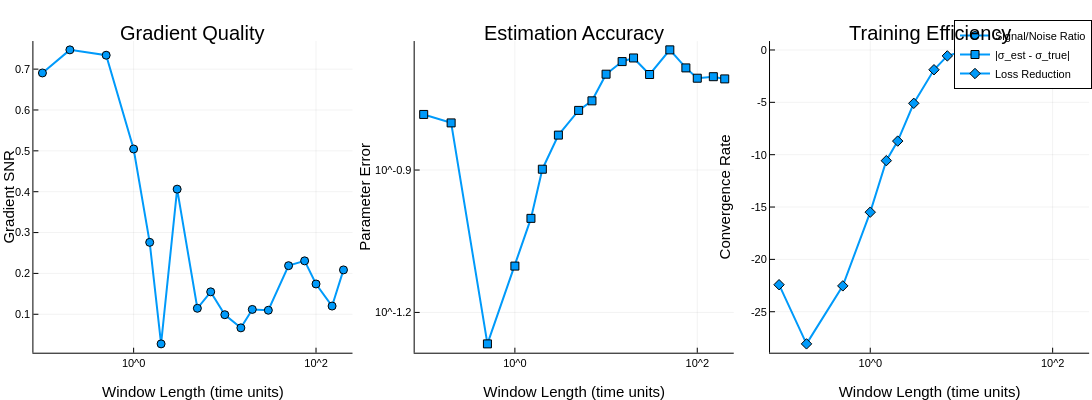

Source (notebook cell):
### Markdown cell above
## Results Analysis

### Code cell
# Plot results with interactive hover information
plotlyjs()

function plot_sweet_spot_analysis(results)
    window_times = [r.window_time for r in results]
    window_sizes = [r.window_size for r in results]
    grad_snrs = [r.grad_snr for r in results]
    final_errors = [r.final_error for r in results]
    convergence_rates = [r.convergence_rate for r in results]

    # Build hover text for each metric so we can surface raw values on hover
    grad_hover = ["Window: $(round(window_times[i], sigdigits=4)) time units<br>Steps: $(window_sizes[i])<br>Gradient SNR: $(round(grad_snrs[i], sigdigits=4))"
                  for i in eachindex(window_times)]
    error_hover = ["Window: $(round(window_times[i], sigdigits=4)) time units<br>Steps: $(window_sizes[i])<br>Parameter Error: $(round(final_errors[i], sigdigits=4))"
                   for i in eachindex(window_times)]
    convergence_hover = ["Window: $(round(window_times[i], sigdigits=4)) time units<br>Steps: $(window_sizes[i])<br>Convergence Rate: $(round(convergence_rates[i], sigdigits=4))"
                         for i in eachindex(window_times)]

    p1 = plot(window_times, grad_snrs,
              xlabel="Window Length (time units)", ylabel="Gradient SNR",
              title="Gradient Quality", marker=:circle, linewidth=2,
              xscale=:log10, label="Signal/Noise Ratio",
              hover=grad_hover)

    p2 = plot(window_times, final_errors,
              xlabel="Window Length (time units)", ylabel="Parameter Error",
              title="Estimation Accuracy", marker=:square, linewidth=2,
              xscale=:log10, yscale=:log10, label="|σ_est - σ_true|",
              hover=error_hover)

    p3 = plot(window_times, convergence_rates,
              xlabel="Window Length (time units)", ylabel="Convergence Rate",
              title="Training Efficiency", marker=:diamond, linewidth=2,
              xscale=:log10, label="Loss Reduction",
              hover=convergence_hover)

    plot(p1, p2, p3, layout=(1,3), size=(1500, 400))
end

plot_sweet_spot_analysis(sweet_spot_results)

### Figure 1 — Plotly figure (JSON) as saved in the notebook; plotly's stock layout.template omitted (floating-point values rounded to 4 significant figures)
{"data": [{"colorbar": {"len": 0.8657, "title": "", "x": 0.3228, "y": 0.5087}, "hoverinfo": "text", "legendgroup": "Signal/Noise Ratio", "line": {"color": "rgba(0, 154, 250, 1.000)", "dash": "solid", "shape": "linear", "width": 2}, "marker": {"color": "rgba(0, 154, 250, 1.000)", "line": {"color": "rgba(0, 0, 0, 1.000)", "width": 1}, "size": 8, "symbol": "circle"}, "mode": "lines+markers", "name": "Signal/Noise Ratio", "showlegend": true, "text": ["Window: 0.1 time units<br>Steps: 10<br>Gradient SNR: 0.6906", "Window: 0.2 time units<br>Steps: 20<br>Gradient SNR: 0.7472", "Window: 0.5 time units<br>Steps: 50<br>Gradient SNR: 0.734", "Window: 1.0 time units<br>Steps: 100<br>Gradient SNR: 0.5046", "Window: 1.5 time units<br>Steps: 150<br>Gradient SNR: 0.276", "Window: 2.0 time units<br>Steps: 200<br>Gradient SNR: 0.02752", "Window: 3.0 time units<br>Steps: 300<br>Gradient SNR: 0.4063", "Window: 5.0 time units<br>Steps: 500<br>Gradient SNR: 0.1147", "Window: 7.0 time units<br>Steps: 700<br>Gradient SNR: 0.1549", "Window: 10.0 time units<br>Steps: 1000<br>Gradient SNR: 0.09893", "Window: 15.0 time units<br>Steps: 1500<br>Gradient SNR: 0.06675", "Window: 20.0 time units<br>Steps: 2000<br>Gradient SNR: 0.1119", "Window: 30.0 time units<br>Steps: 3000<br>Gradient SNR: 0.1099", "Window: 50.0 time units<br>Steps: 5000<br>Gradient SNR: 0.219", "Window: 75.0 time units<br>Steps: 7500<br>Gradient SNR: 0.2308", "Window: 100.0 time units<br>Steps: 10000<br>Gradient SNR: 0.1741", "Window: 150.0 time units<br>Steps: 15000<br>Gradient SNR: 0.1201", "Window: 200.0 time units<br>Steps: 20000<br>Gradient SNR: 0.2086"], "type": "scatter", "x": [0.1, 0.2, 0.5, 1, 1.5, 2, 3, 5, 7, 10, 15, 20, 30, 50, 75, 100, 150, 200], "xaxis": "x1", "y": [0.6906, 0.7472, 0.734, 0.5046, 0.276, 0.02752, 0.4063, 0.1147, 0.1549, 0.09893, 0.06675, 0.1119, 0.1099, 0.219, 0.2308, 0.1741, 0.1201, 0.2086], "yaxis": "y1"}, {"colorbar": {"len": 0.8657, "title": "", "x": 0.6719, "y": 0.5087}, "hoverinfo": "text", "legendgroup": "|σ_est - σ_true|", "line": {"color": "rgba(0, 154, 250, 1.000)", "dash": "solid", "shape": "linear", "width": 2}, "marker": {"color": "rgba(0, 154, 250, 1.000)", "line": {"color": "rgba(0, 0, 0, 1.000)", "width": 1}, "size": 8, "symbol": "square"}, "mode": "lines+markers", "name": "|σ_est - σ_true|", "showlegend": true, "text": ["Window: 0.1 time units<br>Steps: 10<br>Parameter Error: 0.1649", "Window: 0.2 time units<br>Steps: 20<br>Parameter Error: 0.1582", "Window: 0.5 time units<br>Steps: 50<br>Parameter Error: 0.05417", "Window: 1.0 time units<br>Steps: 100<br>Parameter Error: 0.07901", "Window: 1.5 time units<br>Steps: 150<br>Parameter Error: 0.09958", "Window: 2.0 time units<br>Steps: 200<br>Parameter Error: 0.1264", "Window: 3.0 time units<br>Steps: 300<br>Parameter Error: 0.1491", "Window: 5.0 time units<br>Steps: 500<br>Parameter Error: 0.1681", "Window: 7.0 time units<br>Steps: 700<br>Parameter Error: 0.1761", "Window: 10.0 time units<br>Steps: 1000<br>Parameter Error: 0.2004", "Window: 15.0 time units<br>Steps: 1500<br>Parameter Error: 0.2131", "Window: 20.0 time units<br>Steps: 2000<br>Parameter Error: 0.2168", "Window: 30.0 time units<br>Steps: 3000<br>Parameter Error: 0.2001", "Window: 50.0 time units<br>Steps: 5000<br>Parameter Error: 0.2255", "Window: 75.0 time units<br>Steps: 7500<br>Parameter Error: 0.2066", "Window: 100.0 time units<br>Steps: 10000<br>Parameter Error: 0.1966", "Window: 150.0 time units<br>Steps: 15000<br>Parameter Error: 0.198", "Window: 200.0 time units<br>Steps: 20000<br>Parameter Error: 0.1959"], "type": "scatter", "x": [0.1, 0.2, 0.5, 1, 1.5, 2, 3, 5, 7, 10, 15, 20, 30, 50, 75, 100, 150, 200], "xaxis": "x2", "y": [0.1649, 0.1582, 0.05417, 0.07901, 0.09958, 0.1264, 0.1491, 0.1681, 0.1761, 0.2004, 0.2131, 0.2168, 0.2001, 0.2255, 0.2066, 0.1966, 0.198, 0.1959], "yaxis": "y2"}, {"colorbar": {"len": 0.8657, "title": "", "x": 0.9974, "y": 0.5087}, "hoverinfo": "text", "legendgroup": "Loss Reduction", "line": {"color": "rgba(0, 154, 250, 1.000)", "dash": "solid", "shape": "linear", "width": 2}, "marker": {"color": "rgba(0, 154, 250, 1.000)", "line": {"color": "rgba(0, 0, 0, 1.000)", "width": 1}, "size": 8, "symbol": "diamond"}, "mode": "lines+markers", "name": "Loss Reduction", "showlegend": true, "text": ["Window: 0.1 time units<br>Steps: 10<br>Convergence Rate: -22.42", "Window: 0.2 time units<br>Steps: 20<br>Convergence Rate: -28.07", "Window: 0.5 time units<br>Steps: 50<br>Convergence Rate: -22.53", "Window: 1.0 time units<br>Steps: 100<br>Convergence Rate: -15.49", "Window: 1.5 time units<br>Steps: 150<br>Convergence Rate: -10.57", "Window: 2.0 time units<br>Steps: 200<br>Convergence Rate: -8.701", "Window: 3.0 time units<br>Steps: 300<br>Convergence Rate: -5.095", "Window: 5.0 time units<br>Steps: 500<br>Convergence Rate: -1.887", "Window: 7.0 time units<br>Steps: 700<br>Convergence Rate: -0.5642", "Window: 10.0 time units<br>Steps: 1000<br>Convergence Rate: -0.1567", "Window: 15.0 time units<br>Steps: 1500<br>Convergence Rate: -0.1031", "Window: 20.0 time units<br>Steps: 2000<br>Convergence Rate: -0.02623", "Window: 30.0 time units<br>Steps: 3000<br>Convergence Rate: -0.01385", "Window: 50.0 time units<br>Steps: 5000<br>Convergence Rate: -0.003447", "Window: 75.0 time units<br>Steps: 7500<br>Convergence Rate: 0.0115", "Window: 100.0 time units<br>Steps: 10000<br>Convergence Rate: -0.003345", "Window: 150.0 time units<br>Steps: 15000<br>Convergence Rate: 0.006986", "Window: 200.0 time units<br>Steps: 20000<br>Convergence Rate: -0.003546"], "type": "scatter", "x": [0.1, 0.2, 0.5, 1, 1.5, 2, 3, 5, 7, 10, 15, 20, 30, 50, 75, 100, 150, 200], "xaxis": "x3", "y": [-22.42, -28.07, -22.53, -15.49, -10.57, -8.701, -5.095, -1.887, -0.5642, -0.1567, -0.1031, -0.02623, -0.01385, -0.003447, 0.0115, -0.003345, 0.006986, -0.003546], "yaxis": "y3"}], "layout": {"annotations": [{"font": {"color": "rgba(0, 0, 0, 1.000)", "family": "sans-serif", "size": 20}, "rotation": 0, "showarrow": false, "text": "Gradient Quality", "x": 0.1767, "xanchor": "center", "xref": "paper", "y": 1, "yanchor": "top", "yref": "paper"}, {"font": {"color": "rgba(0, 0, 0, 1.000)", "family": "sans-serif", "size": 20}, "rotation": 0, "showarrow": false, "text": "Estimation Accuracy", "x": 0.5258, "xanchor": "center", "xref": "paper", "y": 1, "yanchor": "top", "yref": "paper"}, {"font": {"color": "rgba(0, 0, 0, 1.000)", "family": "sans-serif", "size": 20}, "rotation": 0, "showarrow": false, "text": "Training Efficiency", "x": 0.8513, "xanchor": "center", "xref": "paper", "y": 1, "yanchor": "top", "yref": "paper"}], "height": 400, "legend": {"bgcolor": "rgba(255, 255, 255, 1.000)", "bordercolor": "rgba(0, 0, 0, 1.000)", "borderwidth": 1, "font": {"color": "rgba(0, 0, 0, 1.000)", "family": "sans-serif", "size": 11}, "title": {"font": {"color": "rgba(0, 0, 0, 1.000)", "family": "sans-serif", "size": 15}, "text": ""}, "tracegroupgap": 0, "traceorder": "normal", "x": 1, "xanchor": "auto", "y": 1, "yanchor": "auto"}, "margin": {"b": 20, "l": 0, "r": 0, "t": 20}, "paper_bgcolor": "rgba(255, 255, 255, 1.000)", "plot_bgcolor": "rgba(255, 255, 255, 1.000)", "showlegend": true, "width": 1500, "xaxis1": {"anchor": "y1", "domain": [0.03059, 0.3228], "gridcolor": "rgba(0, 0, 0, 0.100)", "gridwidth": 0.5, "linecolor": "rgba(0, 0, 0, 1.000)", "mirror": false, "range": [-1.099, 2.4], "showgrid": true, "showline": true, "showticklabels": true, "tickangle": 0, "tickcolor": "rgb(0, 0, 0)", "tickfont": {"color": "rgba(0, 0, 0, 1.000)", "family": "sans-serif", "size": 11}, "tickmode": "array", "ticks": "inside", "ticktext": ["10^0", "10^2"], "tickvals": [1, 100], "title": "Window Length (time units)", "titlefont": {"color": "rgba(0, 0, 0, 1.000)", "family": "sans-serif", "size": 15}, "type": "log", "visible": true, "zeroline": false, "zerolinecolor": "rgba(0, 0, 0, 1.000)"}, "xaxis2": {"anchor": "y2", "domain": [0.3797, 0.6719], "gridcolor": "rgba(0, 0, 0, 0.100)", "gridwidth": 0.5, "linecolor": "rgba(0, 0, 0, 1.000)", "mirror": false, "range": [-1.099, 2.4], "showgrid": true, "showline": true, "showticklabels": true, "tickangle": 0, "tickcolor": "rgb(0, 0, 0)", "tickfont": {"color": "rgba(0, 0, 0, 1.000)", "family": "sans-serif", "size": 11}, "tickmode": "array", "ticks": "inside", "ticktext": ["10^0", "10^2"], "tickvals": [1, 100], "title": "Window Length (time units)", "titlefont": {"color": "rgba(0, 0, 0, 1.000)", "family": "sans-serif", "size": 15}, "type": "log", "visible": true, "zeroline": false, "zerolinecolor": "rgba(0, 0, 0, 1.000)"}, "xaxis3": {"anchor": "y3", "domain": [0.7052, 0.9974], "gridcolor": "rgba(0, 0, 0, 0.100)", "gridwidth": 0.5, "linecolor": "rgba(0, 0, 0, 1.000)", "mirror": false, "range": [-1.099, 2.4], "showgrid": true, "showline": true, "showticklabels": true, "tickangle": 0, "tickcolor": "rgb(0, 0, 0)", "tickfont": {"color": "rgba(0, 0, 0, 1.000)", "family": "sans-serif", "size": 11}, "tickmode": "array", "ticks": "inside", "ticktext": ["10^0", "10^2"], "tickvals": [1, 100], "title": "Window Length (time units)", "titlefont": {"color": "rgba(0, 0, 0, 1.000)", "family": "sans-serif", "size": 15}, "type": "log", "visible": true, "zeroline": false, "zerolinecolor": "rgba(0, 0, 0, 1.000)"}, "yaxis1": {"anchor": "x1", "domain": [0.07581, 0.9415], "gridcolor": "rgba(0, 0, 0, 0.100)", "gridwidth": 0.5, "linecolor": "rgba(0, 0, 0, 1.000)", "mirror": false, "range": [0.005933, 0.7687], "showgrid": true, "showline": true, "showticklabels": true, "tickangle": 0, "tickcolor": "rgb(0, 0, 0)", "tickfont": {"color": "rgba(0, 0, 0, 1.000)", "family": "sans-serif", "size": 11}, "tickmode": "array", "ticks": "inside", "ticktext": ["0.1", "0.2", "0.3", "0.4", "0.5", "0.6", "0.7"], "tickvals": [0.1, 0.2, 0.3, 0.4, 0.5, 0.6, 0.7], "title": "Gradient SNR", "titlefont": {"color": "rgba(0, 0, 0, 1.000)", "family": "sans-serif", "size": 15}, "type": "-", "visible": true, "zeroline": false, "zerolinecolor": "rgba(0, 0, 0, 1.000)"}, "yaxis2": {"anchor": "x2", "domain": [0.07581, 0.9415], "gridcolor": "rgba(0, 0, 0, 0.100)", "gridwidth": 0.5, "linecolor": "rgba(0, 0, 0, 1.000)", "mirror": false, "range": [-1.285, -0.6282], "showgrid": true, "showline": true, "showticklabels": true, "tickangle": 0, "tickcolor": "rgb(0, 0, 0)", "tickfont": {"color": "rgba(0, 0, 0, 1.000)", "family": "sans-serif", "size": 11}, "tickmode": "array", "ticks": "inside", "ticktext": ["10^-1.2", "10^-0.9"], "tickvals": [0.0631, 0.1259], "title": "Parameter Error", "titlefont": {"color": "rgba(0, 0, 0, 1.000)", "family": "sans-serif", "size": 15}, "type": "log", "visible": true, "zeroline": false, "zerolinecolor": "rgba(0, 0, 0, 1.000)"}, "yaxis3": {"anchor": "x3", "domain": [0.07581, 0.9415], "gridcolor": "rgba(0, 0, 0, 0.100)", "gridwidth": 0.5, "linecolor": "rgba(0, 0, 0, 1.000)", "mirror": false, "range": [-28.91, 0.854], "showgrid": true, "showline": true, "showticklabels": true, "tickangle": 0, "tickcolor": "rgb(0, 0, 0)", "tickfont": {"color": "rgba(0, 0, 0, 1.000)", "family": "sans-serif", "size": 11}, "tickmode": "array", "ticks": "inside", "ticktext": ["-25", "-20", "-15", "-10", "-5", "0"], "tickvals": [-25, -20, -15, -10, -5, 0], "title": "Convergence Rate", "titlefont": {"color": "rgba(0, 0, 0, 1.000)", "family": "sans-serif", "size": 15}, "type": "-", "visible": true, "zeroline": false, "zerolinecolor": "rgba(0, 0, 0, 1.000)"}}}
